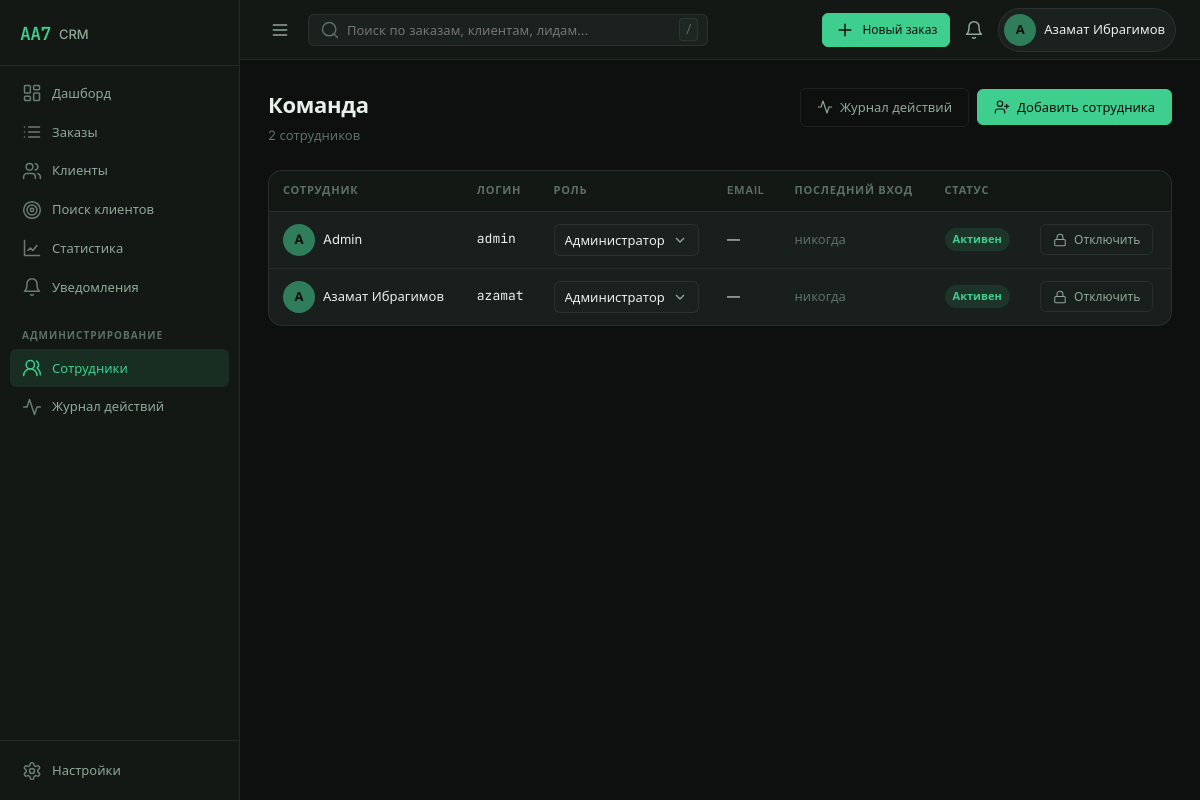
Screenshot of /team (signed in) with the database file from the repository.
### tables this page shows
CREATE TABLE IF NOT EXISTS users (
    id            INT UNSIGNED NOT NULL AUTO_INCREMENT,
    login         VARCHAR(64)  NOT NULL,
    name          VARCHAR(120) NOT NULL,
    email         VARCHAR(160) DEFAULT NULL,
    phone         VARCHAR(40)  DEFAULT NULL,
    password_hash VARCHAR(255) NOT NULL,
    role          ENUM('admin','manager','viewer') NOT NULL DEFAULT 'manager',
    avatar_color  VARCHAR(7)   NOT NULL DEFAULT '#2f7d5b',
    is_active     TINYINT(1)   NOT NULL DEFAULT 1,
    last_login_at DATETIME     DEFAULT NULL,
    created_at    DATETIME     NOT NULL DEFAULT CURRENT_TIMESTAMP,
    PRIMARY KEY (id),
    UNIQUE KEY uq_users_login (login)
);

### app/Core/Controller.php (called while the page is built, shortened)
<?php
class Controller
{
    protected function render(string $view, array $data = [], string $layout = 'app'): void
    {
        $data['_flash'] = Flash::pull();
        $data['_csrf']  = Security::csrfToken();
        extract($data, EXTR_SKIP);
        $viewPath = dirname(__DIR__) . '/Views/' . $view . '.php';
        require $viewPath;
        $content = ob_get_clean();
        $layoutPath = dirname(__DIR__) . '/Views/layouts/' . $layout . '.php';
        require $layoutPath;
    }
}

### app/Controllers/TeamController.php (called while the page is built, shortened)
<?php
final class TeamController extends Controller
{
    public function index(Request $request, array $params = []): void
    {
        $this->render('team/index', [
            'title' => 'Команда',
            'users' => User::all(),
        ]);
    }
}

### index.php (called while the page is built, shortened)
<?php
$config = require __DIR__ . '/config/config.php';
date_default_timezone_set($config['app']['timezone']);
spl_autoload_register(static function (string $class): void {
    $prefix = 'App\\';
    $relative = str_replace('\\', '/', substr($class, strlen($prefix)));
    $file = __DIR__ . '/app/' . $relative . '.php';
});
$router = new Router();
try {
    $router->dispatch(new Request());
} catch (\Throwable $e) {
    if ($config['app']['debug']) {
        http_response_code(500);
        header('Content-Type: text/plain; charset=utf-8');
        echo "Ошибка: {$e->getMessage()}\n{$e->getFile()}:{$e->getLine()}\n\n{$e->getTraceAsString()}";
        exit;
    }
    error_log('[AA7] ' . $e->getMessage() . ' @ ' . $e->getFile() . ':' . $e->getLine());
    http_response_code(500);
    echo '<!DOCTYPE html><html lang="ru"><head><meta charset="utf-8"><title>500 · AA7 CRM</title>'
        . '<style>body{font-family:sans-serif;background:#0d100f;color:#e8f0ec;display:flex;align-items:center;justify-content:center;min-height:100vh;margin:0}'
        . '.box{text-align:center}.code{font-size:72px;font-weight:800;color:#3ecf8e;font-family:monospace}</style></head>'
        . '<body><div class="box"><div class="code">500</div><h1>Внутренняя ошибка</h1><p>Что-то пошло не так. Попробуйте позже.</p>'
        . '<a href="/" style="color:#3ecf8e">← На главную</a></div></body></html>';
}

### app/Core/Database.php (called while the page is built, shortened)
<?php
final class Database
{
    private static ?Database $instance = null;
    private PDO $pdo;
    private function __construct(array $config)
    {
        $dsn = sprintf(
            'mysql:host=%s;port=%d;dbname=%s;charset=%s',
            $config['host'],
            $config['port'],
            $config['name'],
            $config['charset'],
        );
        try {
            $this->pdo = new PDO($dsn, $config['user'], $config['pass'], [
                PDO::ATTR_ERRMODE            => PDO::ERRMODE_EXCEPTION,
                PDO::ATTR_DEFAULT_FETCH_MODE => PDO::FETCH_ASSOC,
                PDO::ATTR_EMULATE_PREPARES   => false,
                PDO::ATTR_STRINGIFY_FETCHES  => false,
            ]);
        } catch (PDOException $e) {
            throw new RuntimeException('Не удалось подключиться к базе данных: ' . $e->getMessage(), 0, $e);
        }
    }
    public static function boot(array $config): void
    {
        self::$instance ??= new self($config);
    }
    public static function instance(): Database
    {
        return self::$instance;
    }
    public function run(string $sql, array $params = []): PDOStatement
    {
        $stmt = $this->pdo->prepare($sql);
        $stmt->execute($params);
        return $stmt;
    }
    public function all(string $sql, array $params = []): array
    {
        return $this->run($sql, $params)->fetchAll();
    }
    public function first(string $sql, array $params = []): ?array
    {
        $row = $this->run($sql, $params)->fetch();
        return $row === false ? null : $row;
    }
}

### app/Models/User.php (called while the page is built, shortened)
<?php
final class User
{
    public static function find(int $id): ?array
    {
        return Database::instance()->first('SELECT * FROM users WHERE id = ? LIMIT 1', [$id]);
    }
    public static function all(): array
    {
        return Database::instance()->all('SELECT * FROM users ORDER BY role = \'admin\' DESC, name ASC');
    }
}

### app/Core/Auth.php (called while the page is built, shortened)
<?php
final class Auth
{
    public static function check(): bool
    {
        return isset($_SESSION['user_id']);
    }
    public static function id(): ?int
    {
        return isset($_SESSION['user_id']) ? (int) $_SESSION['user_id'] : null;
    }
    public static function role(): ?string
    {
        return $_SESSION['user_role'] ?? null;
    }
    public static function isAdmin(): bool
    {
        return self::role() === 'admin';
    }
    public static function user(): ?array
    {
        $id = self::id();
        return $id === null ? null : User::find($id);
    }
}

### app/Views/team/index.php (the view, shortened to what this page needs)
<?php
$e = fn($v) => htmlspecialchars((string)$v, ENT_QUOTES, 'UTF-8');
$roles = ['admin' => 'Администратор', 'manager' => 'Менеджер', 'viewer' => 'Наблюдатель'];
?>
<div class="page-header">
    <div>
        <h1 class="page-title">Команда</h1>
        <p class="page-sub"><?= count($users) ?> сотрудников</p>
    </div>
    <div class="page-actions">
        <a href="/team/logs" class="btn btn--ghost">
            <?= Icon::render('activity', 16) ?> Журнал действий
        </a>
        <button type="button" class="btn btn--primary" data-role="modal-trigger" data-modal="add-user">
            <?= Icon::render('user-plus', 16) ?> Добавить сотрудника
        </button>
    </div>
</div>
<div class="card table-card">
    <table class="table">
        <thead>
            <tr><th>Сотрудник</th><th>Логин</th><th>Роль</th><th>Email</th><th>Последний вход</th><th>Статус</th><th></th></tr>
        </thead>
        <tbody>
            <?php foreach ($users as $u): ?>
                <tr>
                    <td>
                        <div class="user-row">
                            <span class="avatar" style="--seed:<?= $e($u['avatar_color'] ?? '#3ecf8e') ?>"><?= mb_substr($u['name'], 0, 1) ?></span>
                            <span><?= $e($u['name']) ?></span>
                        </div>
                    </td>
                    <td class="mono"><?= $e($u['login']) ?></td>
                    <td>
                        <form method="post" action="/team/<?= $u['id'] ?>/role" class="inline-form--select">
                            <select name="role" class="select select--sm" onchange="this.form.submit()">
                                <?php foreach ($roles as $key => $label): ?>
                                    <option value="<?= $key ?>" <?= $u['role'] === $key ? 'selected' : '' ?>><?= $label ?></option>
                                <?php endforeach; ?>
                            </select>
                        </form>
                    </td>
                    <td><?= $e($u['email'] ?? '—') ?></td>
                    <td><?= $u['last_login_at'] ? Format::ago($u['last_login_at']) : '<span class="muted">никогда</span>' ?></td>
                    <td>
                        <span class="badge badge--<?= $u['is_active'] ? 'green' : 'muted' ?>">
                            <?= $u['is_active'] ? 'Активен' : 'Отключён' ?>
                        </span>
                    </td>
                    <td>
                        <form method="post" action="/team/<?= $u['id'] ?>/toggle">
                            <button type="submit" class="btn btn--ghost btn--sm"
                                    onclick="return confirm('<?= $u['is_active'] ? 'Деактивировать' : 'Активировать' ?> сотрудника?')">
                                <?= $u['is_active'] ? Icon::render('lock', 14).' Отключить' : Icon::render('check', 14).' Включить' ?>
                            </button>
                        </form>
                    </td>
                </tr>
            <?php endforeach; ?>
        </tbody>
    </table>
</div>

### app/Support/Icon.php (shortened to what this page needs)
<?php
final class Icon
{
    public static function render(string $name, int $size = 20, string $class = ''): string
    {
        $path = self::PATHS[$name] ?? self::PATHS['activity'];
        $cls = $class !== '' ? ' class="' . htmlspecialchars($class, ENT_QUOTES) . '"' : '';
        return sprintf(
            '<svg%s width="%d" height="%d" viewBox="0 0 24 24" fill="none" stroke="currentColor" stroke-width="1.8" stroke-linecap="round" stroke-linejoin="round" aria-hidden="true">%s</svg>',
            $cls, $size, $size, $path
        );
    }
}

### app/Core/Router.php (shortened to what this page needs)
<?php
final class Router
{
    private array $routes = [];
    private array $groupMiddleware = [];
    public function group(array $middleware, callable $callback): void
    {
        $prev = $this->groupMiddleware;
        $this->groupMiddleware = array_merge($prev, $middleware);
        $this->groupMiddleware = $prev;
    }
    private function add(string $method, string $path, string $handler, array $extra): void
    {
        $pattern = preg_replace('#\{([a-z_]+)\}#', '(?P<$1>[^/]+)', $path);
        [$class, $action] = explode('@', $handler, 2);
        $this->routes[] = [
            'method'     => $method,
            'pattern'    => '#^' . $pattern . '$#',
            'class'      => 'App\\Controllers\\' . $class,
            'action'     => $action,
            'middleware' => array_merge($this->groupMiddleware, $extra),
        ];
    }
    public function dispatch(Request $request): void
    {
        foreach ($this->routes as $route) {
            if ($route['method'] !== $request->method) {
                continue;
            }
            if (!preg_match($route['pattern'], $request->path, $matches)) {
                continue;
            }
            $params = array_filter($matches, 'is_string', ARRAY_FILTER_USE_KEY);
            $controller = new $route['class']();
            $action = $route['action'];
            $controller->$action($request, $params);
            return;
        }
    }
}

### app/Views/layouts/app.php (shortened to what this page needs)
<?php
$user   = Auth::check() ? Auth::user() : null;
$current = parse_url($_SERVER['REQUEST_URI'] ?? '/', PHP_URL_PATH) ?: '/';
$nav = [
    ['/dashboard', 'Дашборд', 'dashboard'],
    ['/orders', 'Заказы', 'orders'],
    ['/clients', 'Клиенты', 'clients'],
    ['/leads', 'Поиск клиентов', 'target'],
    ['/statistics', 'Статистика', 'stats'],
    ['/notifications', 'Уведомления', 'bell'],
];
$adminNav = [
    ['/team', 'Сотрудники', 'team'],
    ['/team/logs', 'Журнал действий', 'activity'],
];
$isActive = static function (string $path) use ($current): bool {
    if ($path === '/dashboard') {
        return $current === '/' || str_starts_with($current, '/dashboard');
    }
    return str_starts_with($current, $path);
};
?>
<!DOCTYPE html>
<html lang="ru" class="bg-base">
<head>
    <link rel="stylesheet" href="/assets/css/app.css">
</head>
<body class="app-shell" data-theme="dark">
    <aside class="sidebar" data-role="sidebar">
        <div class="sidebar__brand">
            <span class="brand-mark">AA7</span>
            <span class="brand-text">CRM</span>
        </div>
        <nav class="sidebar__nav" aria-label="Основная навигация">
            <?php foreach ($nav as [$path, $label, $icon]): ?>
                <a href="<?= $path ?>" class="nav-item<?= $isActive($path) ? ' is-active' : '' ?>">
                    <?= Icon::render($icon) ?>
                    <span><?= $label ?></span>
                </a>
            <?php endforeach; ?>
            <?php if (Auth::isAdmin()): ?>
                <div class="nav-section">Администрирование</div>
                <?php foreach ($adminNav as [$path, $label, $icon]): ?>
                    <a href="<?= $path ?>" class="nav-item<?= $isActive($path) ? ' is-active' : '' ?>">
                        <?= Icon::render($icon) ?>
                        <span><?= $label ?></span>
                    </a>
                <?php endforeach; ?>
            <?php endif; ?>
        </nav>
        <div class="sidebar__foot">
            <a href="/settings" class="nav-item<?= $isActive('/settings') ? ' is-active' : '' ?>">
                <?= Icon::render('settings') ?>
                <span>Настройки</span>
            </a>
        </div>
    </aside>
    <div class="main">
        <header class="topbar">
            <button class="icon-btn topbar__menu" data-role="menu-toggle" aria-label="Меню">
                <?= Icon::render('menu') ?>
            </button>
            <div class="topbar__search">
                <input type="search" placeholder="Поиск по заказам, клиентам, лидам…" data-role="global-search" autocomplete="off">
                <kbd>/</kbd>
            </div>
            <div class="topbar__actions">
                <a href="/orders/create" class="btn btn--primary btn--sm">
                    <?= Icon::render('plus') ?>
                    <span>Новый заказ</span>
                </a>
                <a href="/notifications" class="icon-btn icon-btn--badge" aria-label="Уведомления">
                    <?= Icon::render('bell') ?>
                </a>
                <div class="user-chip" data-role="user-menu">
                    <span class="avatar" style="--seed: <?= htmlspecialchars($user['avatar_color'] ?? '#3ecf8e') ?>">
                        <?= mb_substr($user['name'] ?? 'A', 0, 1) ?>
                    </span>
                    <span class="user-chip__name"><?= htmlspecialchars($user['name'] ?? '') ?></span>
                </div>
            </div>
        </header>
        <main class="content">
            <?= $content ?>
        </main>
    </div>
</body>
</html>

### rows the page displays
users: name "А", name "Азамат Ибрагимов", login "azamat", role "Администратор", email "—", shows "никогда", is_active "Активен", $size 14 (drawn)
users: name "A", name "Admin", login "admin", role "Администратор", email "—", shows "никогда", is_active "Активен", $size 14 (drawn)

### other values shown
$label "Дашборд"
$label "Заказы"
$label "Клиенты"
$label "Поиск клиентов"
$label "Статистика"
$label "Уведомления"
$label "Сотрудники"
$label "Журнал действий"
